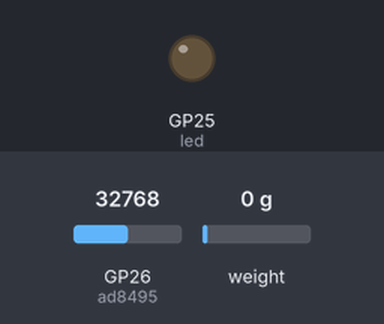
Recording of a program running on a simulated Raspberry Pi Pico running MicroPython. Shown: output pins drawn as LEDs (lit = HIGH). The inputs (shaded band) are chosen by the test bench; at power-on: GP26 (ad8495) = 32768, weight on the scale 0 g (analog values on the 0–65535 scale). The clock reads 2024-03-15 10:24:30 at power-on unless the program sets it; files the program writes start out absent; the modem accepts every AT command (registered, SIM ready, sends succeed) and sends nothing else; the modem answers ERROR to commands that open or use a data connection; files that are not in the repository are absent; what the program prints to the serial console is not drawn.

Above: at 0.45 s.
Timing chart, 0 to 26.4 s (numbered marks = the images above):
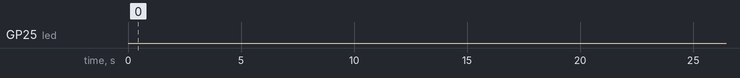

The program:

main.py
```python
import machine
import sdcard
import uos
import json
import os
import requests
import time
import utime
import gc
import urtc
from hx711 import *

#enable garbage collector
gc.enable()

#turn on and off debugging, use: debug_print() for debugging
DEBUG = False

#blinking when uploading
blink = True

if blink:
    led = machine.Pin(25, machine.Pin.OUT)

#*********Start RTC Setup***********
i2c = machine.I2C(id = 0, scl=machine.Pin(5), sda=machine.Pin(4))
rtc = urtc.PCF8523(i2c)


#set pico rtc simmilar to rtc to external RTC
datetime = rtc.datetime()
system_rtc = machine.RTC()
system_rtc.datetime((
    datetime.year, datetime.month, datetime.day,
    datetime.weekday, datetime.hour, datetime.minute, datetime.second, 0
))
#*********End RTC Setup***********

#Variables
APIkey = "QUP42CU3RK1X6R2Z"                                                           #*****************               Update personal APIkey                    **************************
Channel = "2716690"                                                                   #*****************                  Update Channel ID                      **************************
updateperiod = 5                                                                      #*****************        Update how often your sensors take samples       **************************
amount_samples = 10                                                                   #*****************     After how many samples do you want to save it to the SD card    **************************
uploadperiod = 20                                                                     #*****************   Update how often the data is uploaded to thinkspeak (lowest that is useful is 20sec)   **************************
max_entries = 200                                                                     #*****************      adjust the max amount of entries in Updates        **************************
url = "http://api.thingspeak.com/channels/"+ Channel +"/bulk_update.json"

data = {
    "write_api_key": APIkey,
    "updates": [
    ]
}

last_upload_day = None
update_counter = 0
collected_data = []
upload_state = 0  # Global state variable
last_upload_time = utime.time()  # Tracks the time of the last step
last_update_time = utime.time()
last_update_time_holder = utime.time()
upload_step_time = utime.time()
sleeping = False
upload_success = True

#*********Start Loadcell Setup***********
tare_value = 82277.0
calibration_factor = 4.276765e-05
hx = hx711(machine.Pin(6), machine.Pin(7))
hx.set_power(hx711.power.pwr_up)
hx.set_gain(hx711.gain.gain_128)
hx711.wait_settle(hx711.rate.rate_10)
#*********End Loadcell Setup***********

#*********Start Thermocouple Setup***********
# Create an ADC object on pin 26 (ADC0), which corresponds to physical pin 32 on the Pico
ad8495 = machine.ADC(26)

# Constants for calculations
VREF = 3.3  # Reference voltage for the Pico ADC
ADC_RESOLUTION = 65535  # 16-bit ADC resolution
#*********End Thermocouple Setup***********

#*********Start SD Setup***********
# Assign chip select (CS) pin (and start it high)
cs = machine.Pin(9, machine.Pin.OUT)

# Intialize SPI peripheral (start with 1 MHz)
spi = machine.SPI(1,
                  baudrate=1000000,
                  polarity=0,
                  phase=0,
                  bits=8,
                  firstbit=machine.SPI.MSB,
                  sck=machine.Pin(10),
                  mosi=machine.Pin(11),
                  miso=machine.Pin(8))

# Initialize SD card
headers = ["Timestamp", "Weight[kg]", "Temperature"]                               #*****************           Change names of headers in CSV             **************************
sd = sdcard.SDCard(spi, cs)

# Create a filename
basepath = "/sd/"
filename = "DAY"
ext = ".csv"
num = "0001"
collector = "collector"


# Mount filesystem
try:
    vfs = uos.VfsFat(sd)
    uos.mount(vfs, "/sd")

except Exception as e:
    print(f"SD Card error: {e}")
#*********End SD Setup***********


#*********Start Sim7670E Setup***********
# uart setting
uart_port = 0
uart_baute = 115200
Pico_SIM7670E = machine.UART(uart_port, uart_baute)


#HTTP commands
HTTPINIT = "AT+HTTPINIT"
HTTPPARA = "AT+HTTPPARA=\"URL\",\""
HTTPACTION_GET = "AT+HTTPACTION=0"
HTTPACTION_POST = "AT+HTTPACTION=1"
HTTPHEAD = "AT+HTTPHEAD"
HTTPTERM = "AT+HTTPTERM"

#sleepmode commands
Read_Command = "AT+CSCLK?"
Test_Command = "AT+CSCLK=?"
Write_Command = "AT+CSCLK=2"
Execution_Command = "AT+CSCLK"
#*********End Sim7670E Setup***********

# Send AT command
def send_at(cmd, back, timeout=7000):
    answer = False
    nothing_received = 100 #if nothing has been received for .1 seconds, it will exit the while loop and it will stay max 7 seconds in there
    rec_buff = b''
    Pico_SIM7670E.write((cmd + '\r\n').encode())
    prvmills = utime.ticks_ms()
    while (utime.ticks_ms() - prvmills) < timeout and (not answer or (utime.ticks_ms() - prvmills) < nothing_received):
        if Pico_SIM7670E.any():
            rec_buff = b"".join([rec_buff, Pico_SIM7670E.read(1)])
            answer = True
            prvmills = utime.ticks_ms()
        time.sleep(0.02)

    if rec_buff != b'':
        answer = rec_buff.decode()
        print(cmd + ' back:' + answer)
        if "OK" in answer or "DOWNLOAD" in answer or "202 Accepted" in answer:
            return True
        print ("ERROR found")
        return False
    else:
        print(cmd + ' no responce')
        return False


# Checks if this file exists
def exists(filepath):
    try:
        f = open(filepath, "r")
        # continue with the file.
        return True
    except OSError:  # open failed
       # handle the file open case
       return False

def createfile():
    debug_print("1")
    """Create a file with a unique name."""
    global num, headers  # To modify the global `num` variable
    filepath = f"{basepath}{filename}{num}{collector}{ext}"
    while exists(filepath):
        num = f"{int(num) + 1 :04d}"  # Increment and format `num`
        filepath = f"{basepath}{filename}{num}{collector}{ext}"  # Update the filepath

    with open(f"{basepath}{filename}{num}{collector}{ext}", mode="w") as cfile:
        header_line = ",".join(headers) + "\n"
        cfile.write(header_line)  # Write the header row


def updatejson():
    debug_print("2")
    global last_update_time
    collector_filepath = f"{basepath}{filename}{num}{collector}{ext}"
    now = get_time()
    timestr = "{}-{}-{} {}:{}:{} +0100".format(now[0], now[1], now[2],now[3], now[4],now[5])
    last_update_time = utime.time()

    if now[5] != 59:
        incr = now[5] + 1
    else:
        incr = 0

    value1 = get_weight()                                                                              #***************** add sensor Values here *********************
    value2 = get_temp()                                                                                #***************** add sensor Values here *********************

    new_entry = {
        "created_at": timestr,
        "field1": value1,
        "field2": value2
    }

    # Add the new entry to the "updates" list
    data["updates"].append(new_entry)

    append_to_csv_file([timestr, value1, value2])


def read_and_upload():
    debug_print("3")

    global data, upload_step_time  # Ensure the global `data` is accessible for updates

    # Define the delay between commands (in seconds)
    delay = 0.5

    try:
        # Get the current time
        current_time = utime.time()

        # Check if it's time to move to the next step
        if current_time - upload_step_time >= delay:
            # Initiate the upload process
            upload_step(json.dumps(data))
            upload_step_time = current_time

    except Exception as e:
        print(f"Unexpected error: {e}")


def upload_step(thinksdata):
    debug_print("4")
    global upload_state, data,last_upload_time, upload_step_time, last_upload_time_holder, sleeping, upload_success

    try:
        current_time = utime.time()
        if upload_state == 0:
            if not send_at("AT", "OK"):
                upload_success = False
                print(upload_success)
            last_upload_time_holder = current_time
        elif upload_state == 1:
            if not send_at("AT+CSQ", "OK"):
                upload_success = False
                print(upload_success)
        elif upload_state == 2:
            if not send_at("AT+COPS?", "OK"):
                upload_success = False
                print(upload_success)
        elif upload_state == 3:
            if not send_at("AT+CNMP=2", "OK"):
                upload_success = False
                print(upload_success)
        elif upload_state == 4:
            if not send_at("AT+CSCS=\"GSM\"", "OK"):
                upload_success = False
                print(upload_success)
        elif upload_state == 5:
            if not send_at("AT+CNSMOD?", "OK"):
                upload_success = False
                print(upload_success)
        elif upload_state == 6:
            if not send_at("AT+HTTPINIT", "OK"):
                upload_success = False
                print(upload_success)
        elif upload_state == 7:                          # Attempt to upload data
            if not send_at(f"{HTTPPARA}{url}\"", 'OK'):
                upload_success = False
                print(upload_success)
        elif upload_state == 8:
            if not send_at("AT+HTTPPARA=\"CONTENT\",\"application/json\"", 'OK'):
                upload_success = False
                print(upload_success)
        elif upload_state == 9:
            if not send_at(f"AT+HTTPDATA={len(thinksdata)},1000", "OK"):
                upload_success = False
                print(upload_success)
            if not send_at(thinksdata, "OK"):
                upload_success = False
                print(upload_success)
        elif upload_state == 10:
            if not send_at(HTTPACTION_POST, 'OK'):
                upload_success = False
                print(upload_success)
        elif upload_state == 11:
            if not send_at(HTTPHEAD, 'OK'):
                upload_success = False
                print(upload_success)
            else:
                upload_success = True
                if blink:
                    for i in range (10):
                        led.toggle()
                        time.sleep(0.2)
        elif upload_state == 12:
            if not send_at("AT+HTTPTERM", "OK"):
                upload_success = False
                print(upload_success)

            if upload_success:
                # Reset state and clean up after successful upload
                upload_state = 0
                sleeping = False
                upload_success = True

                # Get the time the uploading process started
                last_upload_time = last_upload_time_holder

                #reset the json data
                data = {
                    "write_api_key": APIkey,
                    "updates": []
                }

                #collect garbage
                gc.collect()
                print("Upload sequence completed!")
                return  # Exit the function when done

            else:
                # Retry or handle failure
                gc.collect()
                upload_state = 0
                upload_success = True
                print("ES HET nöd funktioniert")
                print("Upload failed. Retrying...")
                return

        else:
            print("Invalid upload state encountered. Resetting...")
            upload_state = 0  # Reset state
            upload_success = True
            return


        # Move to the next state
        upload_state += 1

    except MemoryError:
        # Handle low-memory situations
        gc.collect()
        print("MemoryError: Garbage collection triggered.")

    except Exception as e:
        # Log unexpected errors for debugging
        print(f"Unexpected error in upload_step: {e}")
        upload_state = 0  # Reset state to avoid getting stuck

def sleepmode():
    global sleeping
    if send_at(Write_Command, "OK"):
        sleeping = True
        print("Gute Nacht")

def get_weight():
    debug_print("5")
    for i in range (5):
        hx.get_value()
    weight_f = (hx.get_value() - tare_value) * calibration_factor
    return weight_f

def get_voltage(adc_pin):
    debug_print("6")
    """Convert the ADC reading to voltage."""
    return (adc_pin.read_u16() * VREF) / ADC_RESOLUTION

def get_temp():
    debug_print("7")
    temperature_c = 0
    for i in range (5):
        temperature_c += (get_voltage(ad8495) - 1.25) / 0.005
    return temperature_c/5

def get_time():
    debug_print("8")
    datetime = rtc.datetime()
    return datetime.year, datetime.month, datetime.day, datetime.hour, datetime.minute, datetime.second, datetime.weekday, 335

def debug_print(*args):
    global DEBUG
    """Print debug messages if debugging is enabled."""
    if DEBUG:
        print(*args)

def append_to_csv_file(data_row):
    global amount_samples, update_counter, collected_data
    """
    Appends a single row of data to an existing CSV file.
    :param data_row: List of data entries corresponding to the headers.
    """
    # Add the new data row to the collection
    collected_data.append(data_row)
    print(f"Appended to data collection: {data_row}")
    update_counter += 1

    # Write to the CSV file when enough samples are collected
    if update_counter >= amount_samples:
        with open(f"{basepath}{filename}{num}{collector}{ext}", mode="a") as cfile:
            # Write each collected row as a line in the CSV file
            for row in collected_data:
                data_line = ",".join(map(str, row)) + "\n"  # Add newline character
                cfile.write(data_line)
        print(f"Appended to CSV: {collected_data}")

        # Reset collection and counter
        collected_data = []  # Clear collected data after writing
        update_counter = 0


while True:
    try:
        current_time_mainloop = utime.time()

        #Create a new json file every day
        now = get_time()
        current_day = (now[0], now[1], now[2])
        if current_day != last_upload_day:
            append_to_csv_file([])
            createfile()
            last_upload_day = current_day

        # Check if we need to update the JSON file
        if current_time_mainloop - last_update_time >= updateperiod:
            updatejson()

        #Check if we want to upload the json file
        if current_time_mainloop - last_upload_time >= uploadperiod:
            read_and_upload()


        if not sleeping:
            sleepmode()


        #Limit the size of the "updates" List
        entries_updates = data.get("updates", [])
        if len(entries_updates) > max_entries:
            del entries_updates[:len(entries_updates) - max_entries]

    except MemoryError:
        # Handle low-memory situations
        gc.collect()
        print("MemoryError: Garbage collection triggered.")


    except Exception as e:
        # Log unexpected errors for debugging
        gc.collect()
        print(f"Unexpected error: {e}")

    # Add a short sleep to prevent tight looping
    time.sleep(0.1)
```

Measured:
- by itself, GP25 (led): LOW → HIGH at 37.4 s, → LOW 0.20 s later, → HIGH 0.20 s later, → LOW 0.20 s later, … (50 changes in this stretch)
- by itself, everything shown: repeats every 20.0 s, in 10 steps
